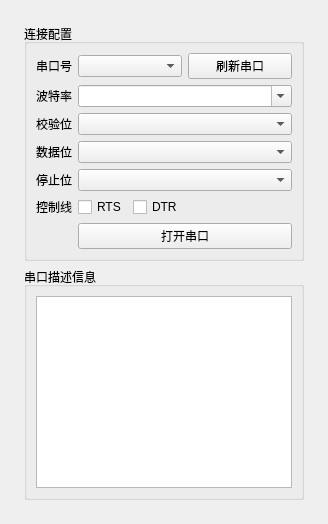
<?xml version="1.0" encoding="UTF-8"?>
<ui version="4.0">
 <class>ConnectionPage</class>
 <widget class="QWidget" name="ConnectionPage">
  <layout class="QVBoxLayout" name="verticalLayout">
   <property name="leftMargin"><number>24</number></property><property name="topMargin"><number>24</number></property><property name="rightMargin"><number>24</number></property><property name="bottomMargin"><number>24</number></property>
   <item>
    <widget class="QGroupBox" name="connectionGroup"><property name="title"><string>连接配置</string></property>
     <layout class="QFormLayout" name="formLayout">
      <item row="0" column="0"><widget class="QLabel" name="portLabel"><property name="text"><string>串口号</string></property></widget></item>
      <item row="0" column="1"><layout class="QHBoxLayout" name="portLayout"><item><widget class="QComboBox" name="portComboBox"/></item><item><widget class="QPushButton" name="refreshButton"><property name="text"><string>刷新串口</string></property></widget></item></layout></item>
      <item row="1" column="0"><widget class="QLabel" name="baudLabel"><property name="text"><string>波特率</string></property></widget></item>
      <item row="1" column="1"><widget class="QComboBox" name="baudComboBox"><property name="editable"><bool>true</bool></property></widget></item>
      <item row="2" column="0"><widget class="QLabel" name="parityLabel"><property name="text"><string>校验位</string></property></widget></item>
      <item row="2" column="1"><widget class="QComboBox" name="parityComboBox"/></item>
      <item row="3" column="0"><widget class="QLabel" name="dataBitsLabel"><property name="text"><string>数据位</string></property></widget></item>
      <item row="3" column="1"><widget class="QComboBox" name="dataBitsComboBox"/></item>
      <item row="4" column="0"><widget class="QLabel" name="stopBitsLabel"><property name="text"><string>停止位</string></property></widget></item>
      <item row="4" column="1"><widget class="QComboBox" name="stopBitsComboBox"/></item>
      <item row="5" column="0"><widget class="QLabel" name="lineLabel"><property name="text"><string>控制线</string></property></widget></item>
      <item row="5" column="1"><layout class="QHBoxLayout" name="lineLayout"><item><widget class="QCheckBox" name="rtsCheckBox"><property name="text"><string>RTS</string></property></widget></item><item><widget class="QCheckBox" name="dtrCheckBox"><property name="text"><string>DTR</string></property></widget></item><item><spacer name="lineSpacer"><property name="orientation"><enum>Qt::Horizontal</enum></property><property name="sizeHint"><size><width>40</width><height>20</height></size></property></spacer></item></layout></item>
      <item row="6" column="1"><widget class="QPushButton" name="toggleButton"><property name="text"><string>打开串口</string></property></widget></item>
     </layout>
    </widget>
   </item>
   <item><widget class="QGroupBox" name="infoGroup"><property name="title"><string>串口描述信息</string></property><layout class="QVBoxLayout" name="infoLayout"><item><widget class="QTextEdit" name="infoTextEdit"><property name="readOnly"><bool>true</bool></property></widget></item></layout></widget></item>
  </layout>
 </widget>
 <resources/><connections/>
</ui>
